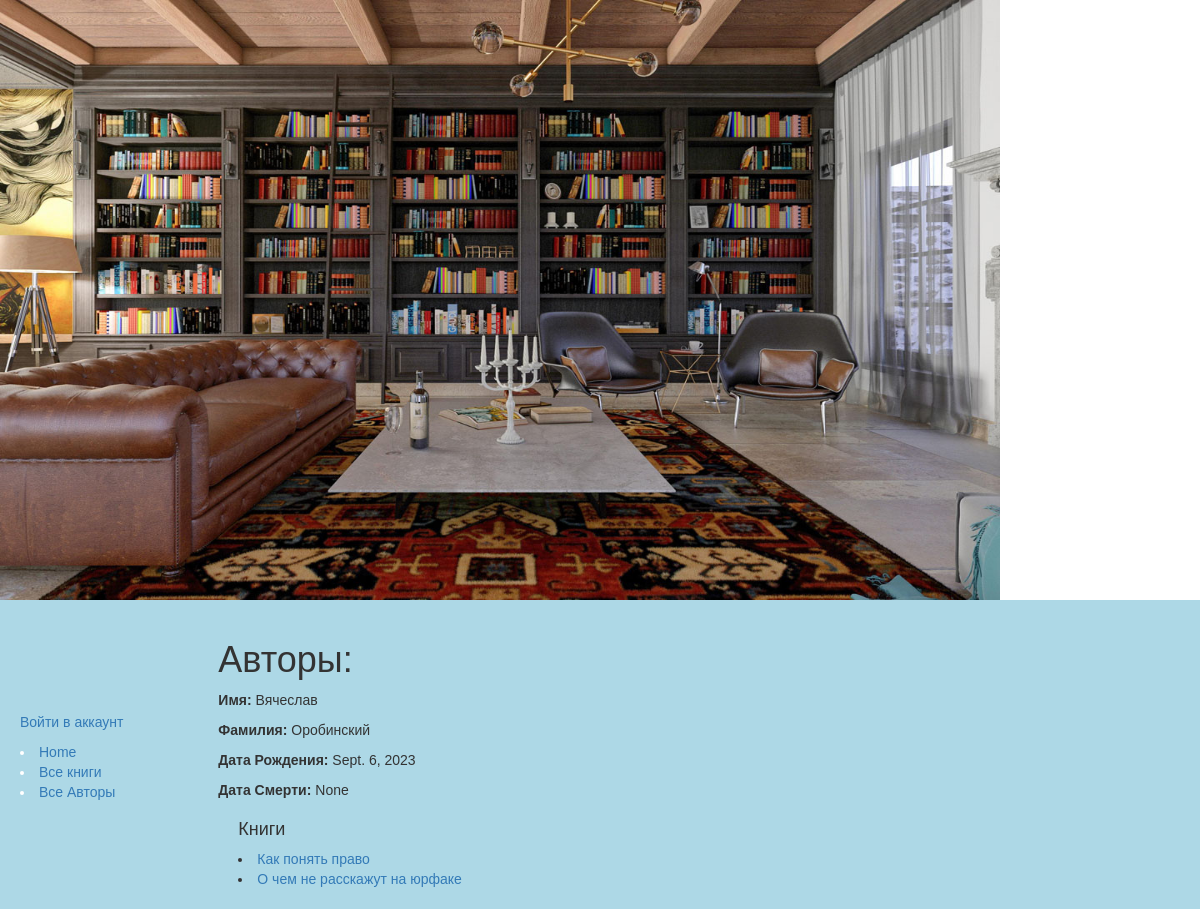
/catalog/author/2, run on the app's committed database.
### catalog/models.py (models this page shows, shortened)
class Author(models.Model):
        first_name = models.CharField(max_length=100)
        last_name = models.CharField(max_length=100)
        date_of_birth = models.DateField(null=True, blank=True)
        date_of_death = models.DateField('Died', null=True, blank=True)

class Book(models.Model):
    title = models.CharField(max_length=200)
    author = models.ForeignKey('Author', on_delete=models.SET_NULL, null=True)
    summary = models.TextField(max_length=1000, help_text="Enter a brief description of the book")
    isbn = models.CharField('ISBN',max_length=13, help_text='13 Character <a href="https://www.isbn-international.org/content/what-isbn">ISBN number</a>')
    genre = models.ManyToManyField(Genre, help_text="Select a genre for this book")
    language=models.ForeignKey("language", on_delete=models.SET_NULL, null=True)
    def display_genre(self): # НУЖНО ДЛЯ ОТОБРАЖЕНИЯ ПОЛЕЙ НА САЙТЕ
        """
        Creates a string for the Genre. This is required to display genre in Admin.
        """
        return ', '.join([genre.name for genre in self.genre.all()[:3]])
    display_genre.short_description = 'Genre'
    def get_absolute_url(self):
        return reverse('book-detail', args=[str(self.id)])

### catalog/views.py (the view)
# urls.py: url(r'^author/(?P<pk>\d+)$', views.AuthorDetailView.as_view(), name='author-detail'),
class AuthorDetailView(generic.DetailView):
    model = Author

### catalog/templates/catalog/author_detail.html
{% extends "base_generic.html" %}
{% block content %}
  <h1>Авторы: {{ Авторы }}</h1>
  <p><strong>Имя:</strong> {{ author.first_name }}</p>
  <p><strong>Фамилия:</strong> {{author.last_name}}</p>
  <p><strong>Дата Рождения:</strong> {{author.date_of_birth}}</p>
  <p><strong>Дата Смерти:</strong> {{author.date_of_death}}</p>
  <div style="margin-left:20px;margin-top:20px">
    <h4>Книги</h4>
    {% for book in author.book_set.all %}
     <li>
        <a href="{{ book.get_absolute_url }}">{{ book.title }}</a>
      </li>
      {% endfor %}
{% endblock %}

### catalog/static/css/styles.css (style rules this page uses)
body { font-family: ‘Arial’, sans-serif; margin: 0; }
li a { text-decoration: none; }

### data on the page
Author: first_name "Вячеслав", last_name "Оробинский", date_of_birth "Sept. 6, 2023", date_of_death "None"
Book: title "Как понять право"
Book: title "О чем не расскажут на юрфаке"
